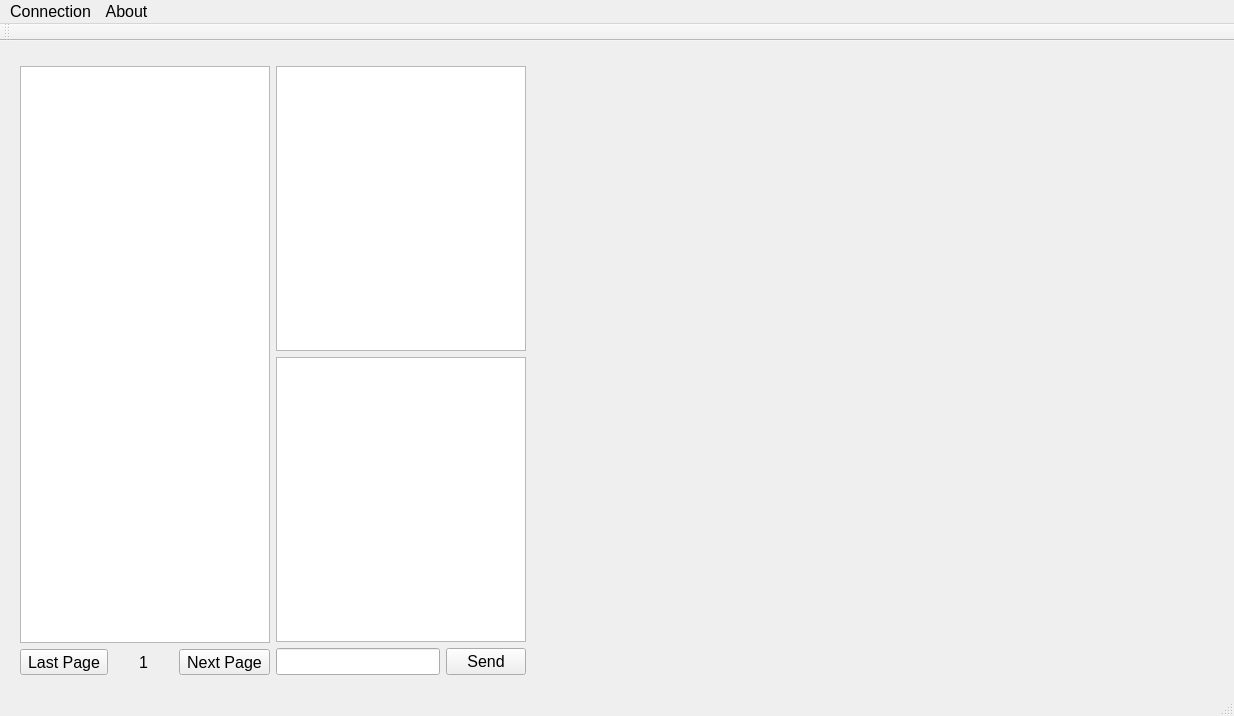
<?xml version="1.0" encoding="UTF-8"?>
<ui version="4.0">
 <class>MainWindow</class>
 <widget class="QMainWindow" name="MainWindow">
  <property name="geometry">
   <rect>
    <x>0</x>
    <y>0</y>
    <width>1234</width>
    <height>716</height>
   </rect>
  </property>
  <property name="minimumSize">
   <size>
    <width>1234</width>
    <height>716</height>
   </size>
  </property>
  <property name="maximumSize">
   <size>
    <width>1234</width>
    <height>716</height>
   </size>
  </property>
  <property name="font">
   <font>
    <family>Segoe UI</family>
    <pointsize>12</pointsize>
   </font>
  </property>
  <property name="windowTitle">
   <string>SOSoLR_server</string>
  </property>
  <widget class="QWidget" name="centralWidget">
   <widget class="QLabel" name="mapLabel">
    <property name="geometry">
     <rect>
      <x>553</x>
      <y>21</y>
      <width>671</width>
      <height>621</height>
     </rect>
    </property>
    <property name="text">
     <string/>
    </property>
    <property name="alignment">
     <set>Qt::AlignCenter</set>
    </property>
   </widget>
   <widget class="QWidget" name="layoutWidget">
    <property name="geometry">
     <rect>
      <x>9</x>
      <y>14</y>
      <width>528</width>
      <height>631</height>
     </rect>
    </property>
    <layout class="QHBoxLayout" name="horizontalLayout_3">
     <item>
      <layout class="QVBoxLayout" name="verticalLayout_3">
       <item>
        <widget class="QListView" name="survivalView">
         <property name="font">
          <font>
           <family>Segoe UI</family>
           <pointsize>12</pointsize>
          </font>
         </property>
         <property name="editTriggers">
          <set>QAbstractItemView::NoEditTriggers</set>
         </property>
        </widget>
       </item>
       <item>
        <layout class="QHBoxLayout" name="horizontalLayout_2">
         <item>
          <widget class="QToolButton" name="lastButton">
           <property name="text">
            <string>Last Page</string>
           </property>
          </widget>
         </item>
         <item>
          <widget class="QLabel" name="pageLabel">
           <property name="text">
            <string>1</string>
           </property>
           <property name="alignment">
            <set>Qt::AlignCenter</set>
           </property>
          </widget>
         </item>
         <item>
          <widget class="QToolButton" name="nextButton">
           <property name="text">
            <string>Next Page</string>
           </property>
          </widget>
         </item>
        </layout>
       </item>
      </layout>
     </item>
     <item>
      <layout class="QVBoxLayout" name="verticalLayout_4">
       <item>
        <layout class="QVBoxLayout" name="verticalLayout_2">
         <item>
          <widget class="QTableView" name="conditionView">
           <property name="font">
            <font>
             <family>Segoe UI</family>
             <pointsize>12</pointsize>
            </font>
           </property>
           <property name="editTriggers">
            <set>QAbstractItemView::NoEditTriggers</set>
           </property>
          </widget>
         </item>
         <item>
          <layout class="QVBoxLayout" name="verticalLayout">
           <item>
            <widget class="QListView" name="messageView"/>
           </item>
          </layout>
         </item>
        </layout>
       </item>
       <item>
        <layout class="QHBoxLayout" name="horizontalLayout">
         <item>
          <widget class="QLineEdit" name="messageEdit"/>
         </item>
         <item>
          <widget class="QPushButton" name="sendButton">
           <property name="text">
            <string>Send</string>
           </property>
          </widget>
         </item>
        </layout>
       </item>
      </layout>
     </item>
    </layout>
   </widget>
  </widget>
  <widget class="QMenuBar" name="menuBar">
   <property name="geometry">
    <rect>
     <x>0</x>
     <y>0</y>
     <width>1234</width>
     <height>27</height>
    </rect>
   </property>
   <property name="font">
    <font>
     <pointsize>12</pointsize>
    </font>
   </property>
   <widget class="QMenu" name="menuConnection">
    <property name="font">
     <font>
      <pointsize>12</pointsize>
     </font>
    </property>
    <property name="title">
     <string>Connection</string>
    </property>
    <addaction name="actionSet_Server_port"/>
    <addaction name="actionExit"/>
   </widget>
   <widget class="QMenu" name="menuAbout">
    <property name="font">
     <font>
      <pointsize>12</pointsize>
     </font>
    </property>
    <property name="title">
     <string>About</string>
    </property>
    <addaction name="actionAbout"/>
   </widget>
   <addaction name="menuConnection"/>
   <addaction name="menuAbout"/>
  </widget>
  <widget class="QStatusBar" name="statusBar">
   <property name="font">
    <font>
     <pointsize>12</pointsize>
    </font>
   </property>
  </widget>
  <widget class="QToolBar" name="mainToolBar">
   <attribute name="toolBarArea">
    <enum>TopToolBarArea</enum>
   </attribute>
   <attribute name="toolBarBreak">
    <bool>false</bool>
   </attribute>
  </widget>
  <action name="actionAdd">
   <property name="text">
    <string>Add Client</string>
   </property>
   <property name="font">
    <font>
     <family>Segoe UI</family>
     <pointsize>12</pointsize>
    </font>
   </property>
  </action>
  <action name="actionExit">
   <property name="text">
    <string>Exit</string>
   </property>
   <property name="font">
    <font>
     <family>Segoe UI</family>
     <pointsize>12</pointsize>
    </font>
   </property>
  </action>
  <action name="actionSet_Server_port">
   <property name="text">
    <string>Set Server</string>
   </property>
   <property name="font">
    <font>
     <family>Segoe UI</family>
     <pointsize>12</pointsize>
    </font>
   </property>
  </action>
  <action name="actionAbout">
   <property name="text">
    <string>About</string>
   </property>
   <property name="font">
    <font>
     <family>Segoe UI</family>
     <pointsize>12</pointsize>
    </font>
   </property>
  </action>
 </widget>
 <layoutdefault spacing="6" margin="11"/>
 <resources/>
 <connections/>
</ui>
